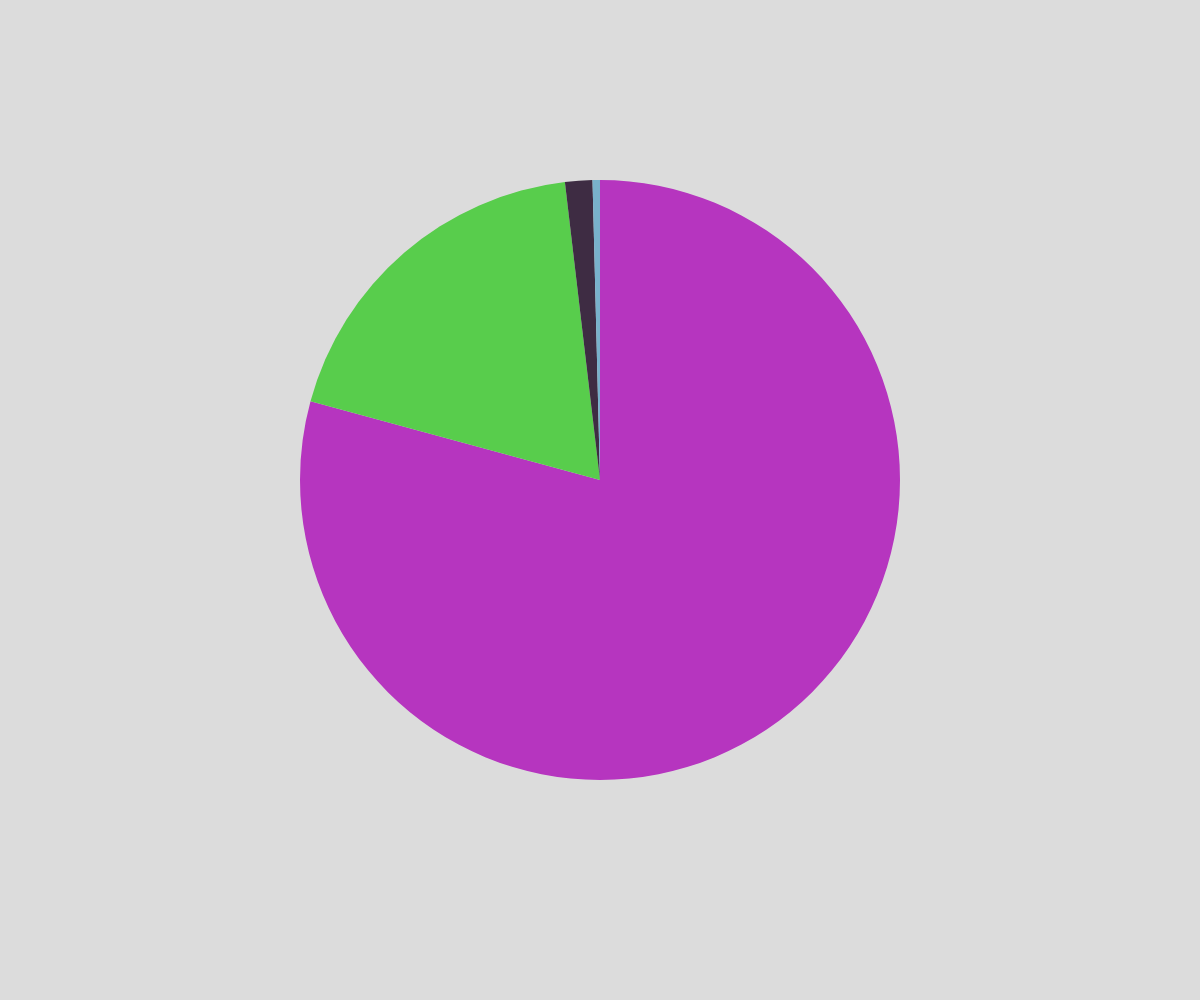
Frame 1 (no input)
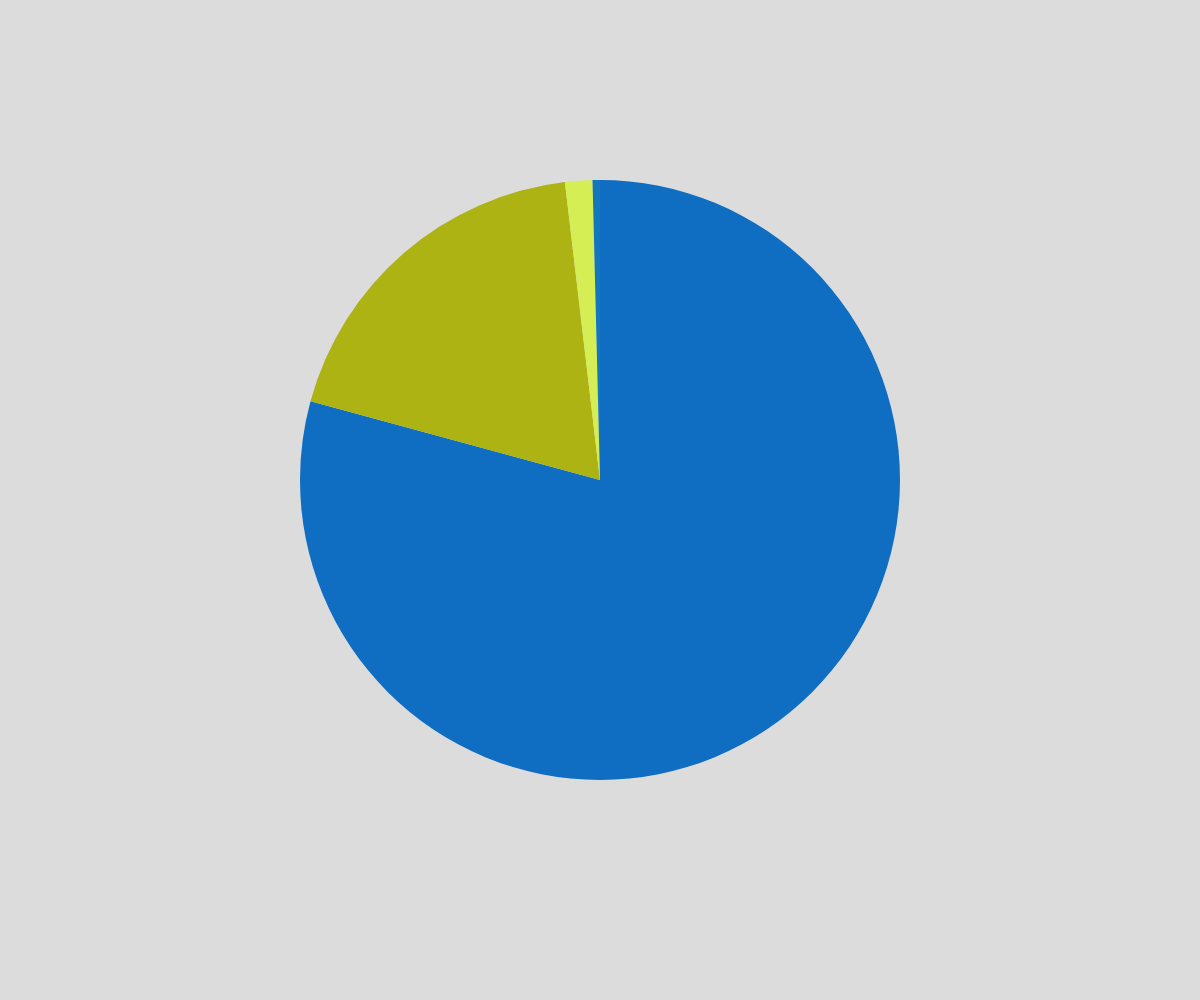
Frame 2 (the mouse pressed at the canvas centre, redrawn once)

The p5.js sketch that drew these frames (run headless with seeded random() and noise() and a simulated clock; the mouse was pressed at the canvas centre and the sketch redrawn once):

// p5.js sketch
// ── sketch.js
let cenX;
let cenY;
let D = 100; //diameter

var storageData = [199,47.49,3.69,1];
var SDColours = [(0,255,0),(240,14),(5),(0,0,255)]

var dataTotal = 0;

let fillValue = 255;

function setup() {
  createCanvas(windowWidth, windowHeight);

  cenX = width/2;
  cenY = height/2;
  posY = cenY - 20;

  if (width>height) {
    D = height*3/5;
  } else {
    D = width *3/5;
  }

  dataTotal = getTotalOf(storageData);
}

function draw() {
  background(220);

  noStroke();

  //draw pie chart
  let lastPiece = 0 - radians(90);
  for (let i=0; i<storageData.length; i++) {

    fill(random(255),random(255),random(255));

    // calculate the angle
    let angle = storageData[i]/dataTotal * 2*PI;

    // draw the current segment
    arc(cenX, posY, D, D, lastPiece, lastPiece+angle);


    // save the current angle for the next segment
    lastPiece += angle;
    // update the colour for the next segment
    fillValue -= 40;
  }

  noLoop();
}

function getTotal() {

  total = 0;

  //get total
  for (let i=0; i<storageData.length; i++) {
    total += storageData[i];
  }

  console.log(total);
}

function getTotalOf(array) {

  let total = 0;

  //get total
  for (let i=0; i<array.length; i++) {
    total += array[i];
  }

  return total;
}
